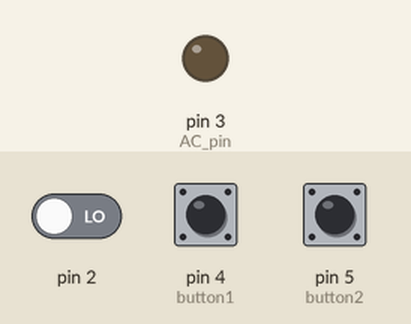
Bench run of a sketch on a simulated Arduino Uno, built with avr-gcc and run on an emulated ATmega328P. Shown: output pins drawn as LEDs (lit = HIGH). The test bench sets the inputs (shaded band); at power-on: pin 2 LOW, pin 4 (button1) HIGH, pin 5 (button2) HIGH.

Above: at 1.2 s.
1.3 s: pin 2 driven HIGH
At 1.7 s:
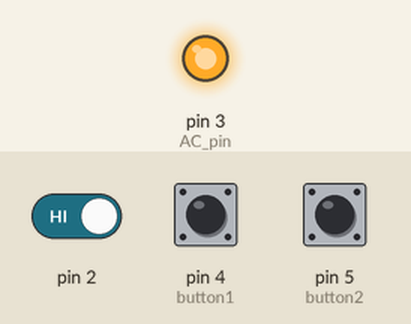
Timing chart, 0 to 4.3 s (numbered marks = the images above; inputs shaded):
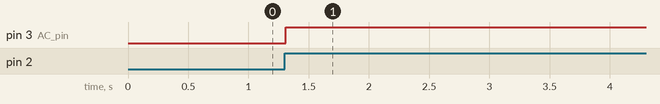

Measured:
- after the input at 1.3 s, pin 3 (AC_pin): LOW → HIGH at once

The sketch:

Dimmerfoco100wpushbutton.ino
```cpp
/*
  Control de foco de 100W mediante push buttons para
  incrementar o disminuir brillo usando
  la interrupción externa y el timer 1.
*/
#include <TimerOne.h>

volatile int i = 0;             //Variable a usar como contador
volatile boolean zero_cross = 0; //Boolean para almacenar un "switch" para decirnos si un cruce por cero a ocurrido
int AC_pin = 3;                 //Salida al opto TRIAC
int dim2 = 0;                   //Control luz
int dim = 128;                  //Nivel de intensidad (0-128)  0 = on, 128 = 0ff
int pas = 8;                    //Pasos a contar
int freqStep = 65;              //Este es paso de retardo por brillo en microsegundos para 60Hz

int button1 = 4;                 //Primer push button al pin 4
int button2 = 5;                 //Segundo push button al pin 5

void setup() {
  pinMode(button1, INPUT);                           //Se establece el push button 1 como entrada
  pinMode(button2, INPUT);                           //Se establece el push button 2 como entrada
  pinMode(AC_pin, OUTPUT);                          //Se establece el pin del TRIAC como salida
  attachInterrupt(0, zero_cross_detect, RISING);    //Interrupción externa 0 para el detector de cruce por cero
  Timer1.initialize(freqStep);                      //Se inicializa la librería del Timer 1 para la frecuencia
  Timer1.attachInterrupt(dim_check, freqStep);
  // Use the TimerOne Library to attach an interrupt
}

void zero_cross_detect() {
  zero_cross = true;         //Se establece el boolean a 1 para decirle a la función de nivel de intensidad que un cruce por cero ha ocurrido
  i = 0;
  digitalWrite(AC_pin, LOW);
}

//Activa el TRIAC en el tiempo adecuado del disparo
void dim_check() {
  if (zero_cross == true) {
    if (i >= dim) {
      digitalWrite(AC_pin, HIGH);  //Enciende el foco
      i = 0; //Reset el tiempo de los pasos a contar
      zero_cross = false;  //Reset a la detección de cruce por cero
    }
    else {
      i++;  //Incrementa el tiempo de los pasos a contar
    }
  }
}

void loop() {
  digitalWrite(button1, HIGH); //High
  digitalWrite(button2, HIGH); //High

  if (digitalRead(button1)== LOW) //Low
  {
    if (dim < 127)
    {
      dim = dim + pas;
      if (dim > 127)
      {
        dim = 128;
      }
    }
  }

  if (digitalRead(button2) == LOW) //Low
  {
    if (dim > 5)
    {
      dim = dim - pas;
      if (dim < 0)
      {
        dim = 0;
      }
    }
  }

   while (digitalRead(button1) == LOW) {  }  //LOW
    delay(10); // waiting little bit...
    while (digitalRead(button2) == LOW) {  }  //LOW
    delay(10); // waiting little bit...


  dim2 = 255 - 2 * dim;
  if (dim2 < 0)
  {
    dim2 = 0;
  }
}
```
